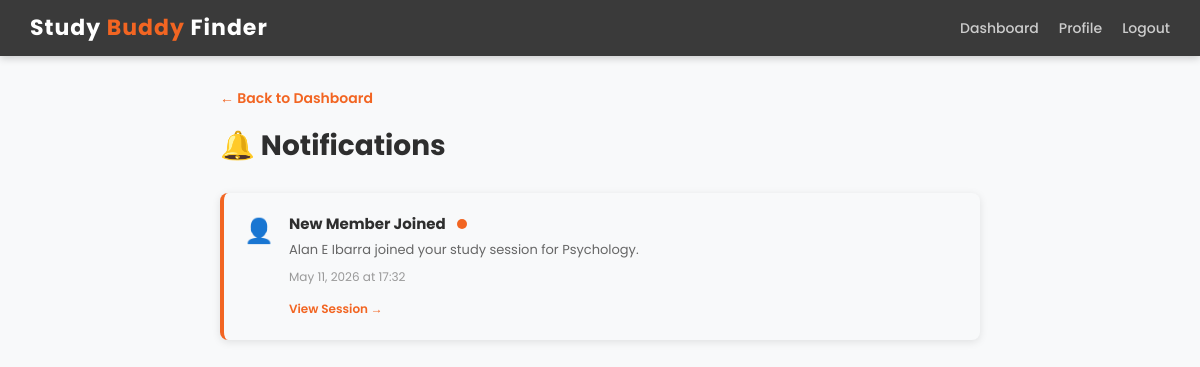
The page /notifications/ (signed in) on the database its author committed.
### testApp/models.py (models this page shows, shortened)
class Notification(models.Model):
    NOTIFICATION_TYPES = [
        ('session_join', 'Someone Joined Your Session'),
        ('session_created', 'New Study Session'),
        ('session_canceled', 'Session Canceled'),
        ('session_starting', 'Session Starting Soon'),
        ('session_reminder', 'Study Session Reminder'),
    ]
    user = models.ForeignKey(User, on_delete=models.CASCADE, related_name='notifications')
    notification_type = models.CharField(max_length=50, choices=NOTIFICATION_TYPES)
    session = models.ForeignKey(StudySession, on_delete=models.CASCADE, blank=True, null=True)
    title = models.CharField(max_length=200)
    message = models.TextField()
    related_user = models.ForeignKey(User, on_delete=models.SET_NULL, null=True, blank=True, related_name='user_notifications')
    is_read = models.BooleanField(default=False)
    created_at = models.DateTimeField(auto_now_add=True)
    class Meta:
        ordering = ['-created_at']

### testApp/views.py (the view)
# urls.py: path('notifications/', views.notifications, name='notifications'),
@login_required(login_url='login')
def notifications(request):
    user_notifications = request.user.notifications.all().order_by('-created_at')
    if request.method == 'POST':
        user_notifications.filter(is_read=False).update(is_read=True)
    context = {
        'notifications': user_notifications,
    }
    return render(request, 'notifications.html', context)

### testApp/templates/notifications.html (shortened to what this page needs)
<!DOCTYPE html>
<html>
<head>
    <link href="https://cdn.jsdelivr.net/npm/bootstrap@5.1.3/dist/css/bootstrap.min.css" rel="stylesheet">
</head>
<body>
    <div class="navbar">
        <h1>Study <span>Buddy</span> Finder</h1>
        <div class="navbar-links">
            <a href="{% url 'dashboard' %}">Dashboard</a>
            <a href="{% url 'user_profile' %}">Profile</a>
            <a href="{% url 'logout' %}">Logout</a>
        </div>
    </div>
    <div class="container-main">
        <a href="{% url 'dashboard' %}" class="back-link">← Back to Dashboard</a>
        <div class="header-section">
            <h2>🔔 Notifications</h2>
        </div>
        {% if notifications %}
            {% for notification in notifications %}
                <div class="notification-item {% if not notification.is_read %}unread{% endif %}">
                    <div class="notification-icon">
                        {% if notification.notification_type == 'session_join' %}
                            👤
                        {% elif notification.notification_type == 'session_created' %}
                            ✨
                        {% elif notification.notification_type == 'session_canceled' %}
                            ❌
                        {% elif notification.notification_type == 'session_starting' %}
                            ⏰
                        {% elif notification.notification_type == 'session_reminder' %}
                            ⏱️
                        {% else %}
                            🔔
                        {% endif %}
                    </div>
                    <div class="notification-content">
                        <div class="notification-title">
                            {{ notification.title }}
                            {% if not notification.is_read %}
                                <span class="notification-unread-badge"></span>
                            {% endif %}
                        </div>
                        <div class="notification-message">{{ notification.message }}</div>
                        <div class="notification-time">
                            {{ notification.created_at|date:"M d, Y \a\t H:i" }}
                        </div>
                        {% if notification.session %}
                            <div class="notification-action">
                                <a href="{% url 'session_detail' notification.session.pk %}">View Session →</a>
                            </div>
                        {% endif %}
                    </div>
                </div>
            {% endfor %}
        {% else %}
            <div class="empty-message">
                <div class="empty-message-icon">📭</div>
                <p>No notifications yet. Create or join a study session to get started!</p>
            </div>
        {% endif %}
    </div>
</body>
</html>

### testApp/templates/notifications.html (style rules this page uses)
* { margin: 0; padding: 0; box-sizing: border-box; }
body { font-family: 'Poppins', sans-serif; background-color: #f8f9fa; color: #333; }
.navbar { background-color: #3a3a3a; padding: 15px 30px; display: flex; justify-content: space-between; align-items: center; box-shadow: 0 2px 8px rgba(0,0,0,0.2); }
.navbar h1 { color: white; font-size: 22px; font-weight: 700; letter-spacing: 1px; margin: 0; }
.navbar h1 span { color: #F26522; }
.navbar-links { display: flex; gap: 20px; align-items: center; }
.navbar a { color: #ccc; text-decoration: none; font-size: 14px; font-weight: 500; }
.container-main { max-width: 800px; margin: 30px auto; padding: 0 20px; }
.back-link { display: inline-block; margin-bottom: 20px; color: #F26522; text-decoration: none; font-weight: 600; font-size: 14px; }
.header-section { display: flex; justify-content: space-between; align-items: center; margin-bottom: 30px; }
.header-section h2 { font-size: 28px; font-weight: 700; color: #2e2e2e; margin: 0; }
.notification-item { background: white; padding: 20px; border-radius: 8px; box-shadow: 0 2px 8px rgba(0,0,0,0.1); margin-bottom: 15px; border-left: 4px solid #F26522; transition: transform 0.2s, box-shadow 0.2s; display: flex; gap: 15px; align-items: flex-start; }
.notification-item.unread { background: #f8f9fa; }
.notification-icon { font-size: 24px; min-width: 30px; text-align: center; }
.notification-content { flex: 1; }
.notification-title { font-weight: 700; color: #2e2e2e; margin-bottom: 5px; font-size: 15px; }
.notification-message { color: #666; font-size: 13px; line-height: 1.5; margin-bottom: 8px; }
.notification-time { font-size: 12px; color: #999; }
.notification-unread-badge { display: inline-block; background: #F26522; color: white; width: 10px; height: 10px; border-radius: 50%; margin-left: 8px; }
.notification-action { margin-top: 10px; }
.notification-action a { color: #F26522; text-decoration: none; font-weight: 600; font-size: 12px; }

### rows shown on the page
Notification: title "New Member Joined", is_read False (drawn), message "Alan E Ibarra joined your study session for Psychology.", created_at "May 11, 2026 at 17:32", shows "View Session →"
